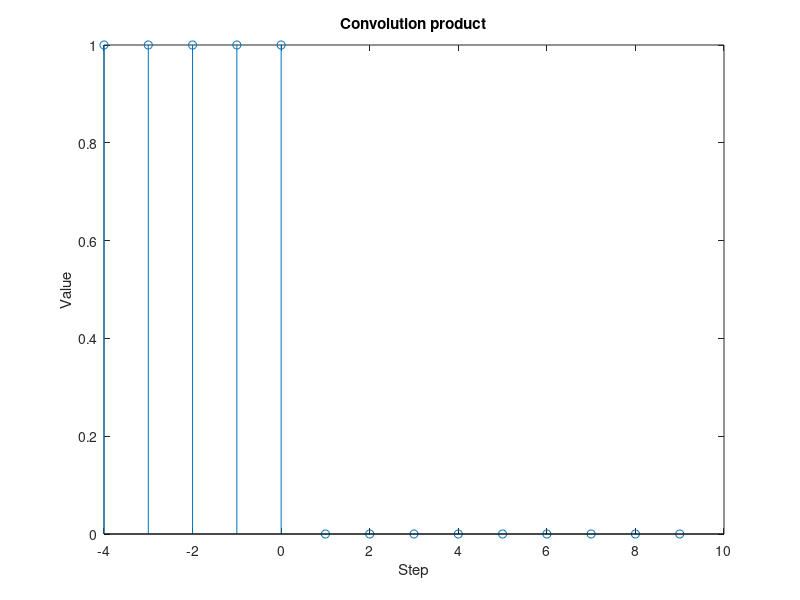

Write MATLAB code to recreate this figure.
#!/bin/octave
X1 = [1 1 1 1 1];
n1 = -2:2;
X2 = [1 0 0 0 0 0 0 0 0 0];
n2 = -4:5;
nmin = min(min(n1),min(n2));
n= nmin:nmin+length(n1)+length(n2)-2;
product = X1' .* X2
size = length(n);
y = zeros(1,size);
sX1 = length(X1);
sX2 = length(X2);
shift = zeros(1,size);
for i = 1:sX1
  y(i:i+sX2-1) = y(i:i+sX2-1) + product(i,:)
end
#y = conv(X1,X2)

stem(n,y)
title("Convolution product")
xlabel("Step")
ylabel("Value")
print -dpng "Conv1.png"
